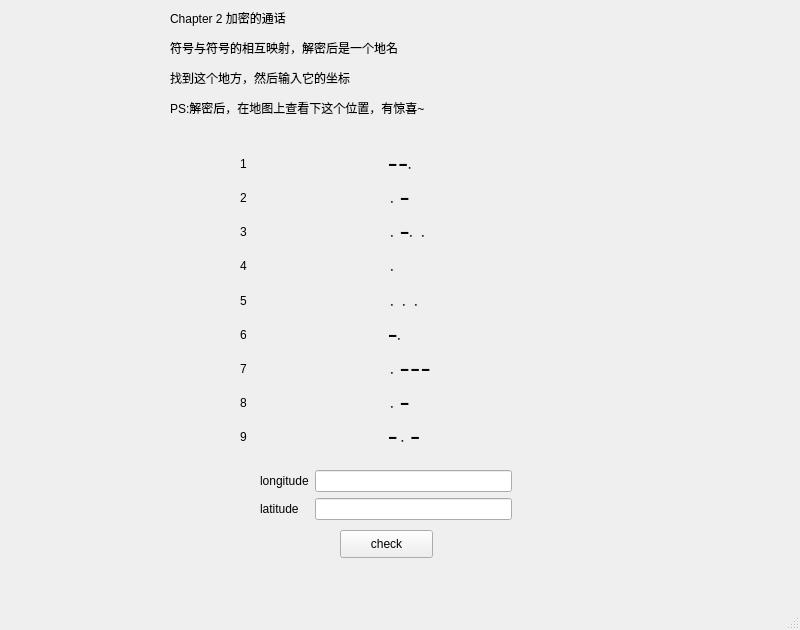
<?xml version="1.0" encoding="UTF-8"?>
<ui version="4.0">
 <class>MainWindow</class>
 <widget class="QMainWindow" name="MainWindow">
  <property name="geometry">
   <rect>
    <x>0</x>
    <y>0</y>
    <width>800</width>
    <height>630</height>
   </rect>
  </property>
  <property name="windowTitle">
   <string>MainWindow</string>
  </property>
  <widget class="QWidget" name="centralwidget">
   <widget class="QWidget" name="formLayoutWidget">
    <property name="geometry">
     <rect>
      <x>260</x>
      <y>470</y>
      <width>252</width>
      <height>51</height>
     </rect>
    </property>
    <layout class="QFormLayout" name="formLayout">
     <item row="0" column="0">
      <widget class="QLabel" name="longitudeLabel">
       <property name="text">
        <string>longitude</string>
       </property>
      </widget>
     </item>
     <item row="0" column="1">
      <widget class="QLineEdit" name="longitudeLineEdit"/>
     </item>
     <item row="1" column="1">
      <widget class="QLineEdit" name="latitudeLineEdit"/>
     </item>
     <item row="1" column="0">
      <widget class="QLabel" name="latitudeLabel">
       <property name="text">
        <string>latitude</string>
       </property>
      </widget>
     </item>
    </layout>
   </widget>
   <widget class="QPushButton" name="pushButton">
    <property name="geometry">
     <rect>
      <x>340</x>
      <y>530</y>
      <width>93</width>
      <height>28</height>
     </rect>
    </property>
    <property name="text">
     <string>check</string>
    </property>
   </widget>
   <widget class="QWidget" name="gridLayoutWidget">
    <property name="geometry">
     <rect>
      <x>240</x>
      <y>150</y>
      <width>291</width>
      <height>301</height>
     </rect>
    </property>
    <layout class="QGridLayout" name="gridLayout">
     <item row="5" column="1">
      <widget class="QLabel" name="label_6">
       <property name="text">
        <string>━．</string>
       </property>
      </widget>
     </item>
     <item row="2" column="1">
      <widget class="QLabel" name="label_3">
       <property name="text">
        <string>．━．．</string>
       </property>
      </widget>
     </item>
     <item row="1" column="1">
      <widget class="QLabel" name="label_2">
       <property name="text">
        <string>．━</string>
       </property>
      </widget>
     </item>
     <item row="0" column="1">
      <widget class="QLabel" name="label">
       <property name="text">
        <string>━ ━．</string>
       </property>
      </widget>
     </item>
     <item row="6" column="1">
      <widget class="QLabel" name="label_7">
       <property name="text">
        <string>．━ ━ ━</string>
       </property>
      </widget>
     </item>
     <item row="7" column="1">
      <widget class="QLabel" name="label_8">
       <property name="text">
        <string>．━</string>
       </property>
      </widget>
     </item>
     <item row="3" column="1">
      <widget class="QLabel" name="label_4">
       <property name="text">
        <string>．</string>
       </property>
      </widget>
     </item>
     <item row="8" column="1">
      <widget class="QLabel" name="label_9">
       <property name="text">
        <string>━ ．━</string>
       </property>
      </widget>
     </item>
     <item row="4" column="1">
      <widget class="QLabel" name="label_5">
       <property name="text">
        <string>．．．</string>
       </property>
      </widget>
     </item>
     <item row="0" column="0">
      <widget class="QLabel" name="label_10">
       <property name="text">
        <string>1</string>
       </property>
      </widget>
     </item>
     <item row="1" column="0">
      <widget class="QLabel" name="label_11">
       <property name="text">
        <string>2</string>
       </property>
      </widget>
     </item>
     <item row="2" column="0">
      <widget class="QLabel" name="label_12">
       <property name="text">
        <string>3</string>
       </property>
      </widget>
     </item>
     <item row="3" column="0">
      <widget class="QLabel" name="label_13">
       <property name="text">
        <string>4</string>
       </property>
      </widget>
     </item>
     <item row="4" column="0">
      <widget class="QLabel" name="label_14">
       <property name="text">
        <string>5</string>
       </property>
      </widget>
     </item>
     <item row="5" column="0">
      <widget class="QLabel" name="label_15">
       <property name="text">
        <string>6</string>
       </property>
      </widget>
     </item>
     <item row="6" column="0">
      <widget class="QLabel" name="label_16">
       <property name="text">
        <string>7</string>
       </property>
      </widget>
     </item>
     <item row="7" column="0">
      <widget class="QLabel" name="label_17">
       <property name="text">
        <string>8</string>
       </property>
      </widget>
     </item>
     <item row="8" column="0">
      <widget class="QLabel" name="label_18">
       <property name="text">
        <string>9</string>
       </property>
      </widget>
     </item>
    </layout>
   </widget>
   <widget class="QLabel" name="label_19">
    <property name="geometry">
     <rect>
      <x>170</x>
      <y>10</y>
      <width>161</width>
      <height>16</height>
     </rect>
    </property>
    <property name="text">
     <string>Chapter 2 加密的通话</string>
    </property>
   </widget>
   <widget class="QLabel" name="label_20">
    <property name="geometry">
     <rect>
      <x>170</x>
      <y>40</y>
      <width>301</width>
      <height>16</height>
     </rect>
    </property>
    <property name="text">
     <string>符号与符号的相互映射，解密后是一个地名</string>
    </property>
   </widget>
   <widget class="QLabel" name="label_21">
    <property name="geometry">
     <rect>
      <x>170</x>
      <y>70</y>
      <width>291</width>
      <height>16</height>
     </rect>
    </property>
    <property name="text">
     <string>找到这个地方，然后输入它的坐标</string>
    </property>
   </widget>
   <widget class="QLabel" name="label_22">
    <property name="geometry">
     <rect>
      <x>170</x>
      <y>100</y>
      <width>331</width>
      <height>16</height>
     </rect>
    </property>
    <property name="text">
     <string>PS:解密后，在地图上查看下这个位置，有惊喜~</string>
    </property>
   </widget>
  </widget>
  <widget class="QMenuBar" name="menubar">
   <property name="geometry">
    <rect>
     <x>0</x>
     <y>0</y>
     <width>800</width>
     <height>26</height>
    </rect>
   </property>
  </widget>
  <widget class="QStatusBar" name="statusbar"/>
 </widget>
 <resources/>
 <connections/>
</ui>
